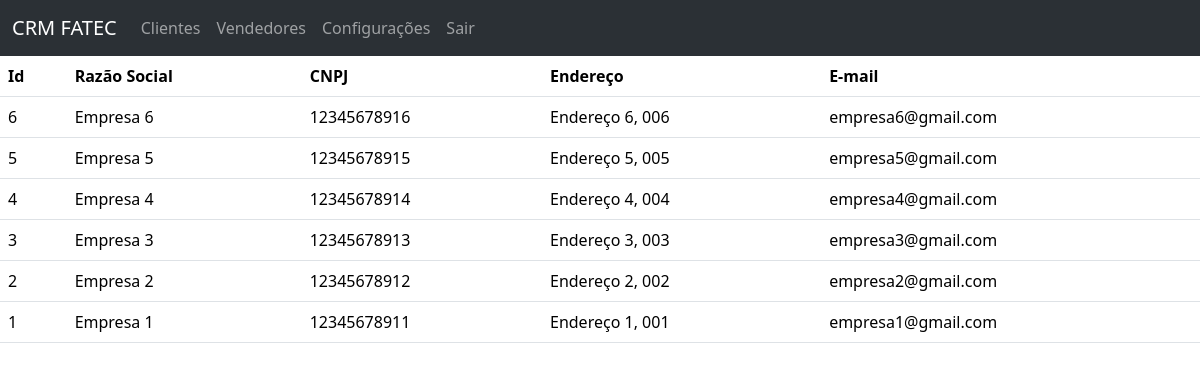
/public/clientes.php, run on the app's committed database.
### tables this page shows
CREATE TABLE IF NOT EXISTS `clientes` (
  `id` int(11) NOT NULL AUTO_INCREMENT,
  `razao` varchar(45) NOT NULL,
  `cnpj` varchar(45) NOT NULL,
  `ramo` varchar(45) NOT NULL,
  `endereco` varchar(45) NOT NULL,
  `email` varchar(45) NOT NULL,
  PRIMARY KEY (`id`)
);

### public/clientes.php (the view, shortened to what this page needs)
<?php
include("../config/config.php");
$consultaClientes = "SELECT * FROM clientes ORDER BY id DESC";
$stmt = $conexao->prepare($consultaClientes);
$stmt->execute();
?>
<!DOCTYPE html>
<html lang="en">
<head>
    <link href="https://cdn.jsdelivr.net/npm/bootstrap@5.3.3/dist/css/bootstrap.min.css" rel="stylesheet"
>
    <link rel="stylesheet" href="../app/class/style.css">
</head>
<body>
    <nav class="navbar navbar-expand-lg bg-body-tertiary" data-bs-theme="dark">
        <div class="container-fluid">
            <a class="navbar-brand" href="#">CRM FATEC</a>
            <div class="collapse navbar-collapse" id="navbarSupportedContent">
                <ul class="navbar-nav me-auto mb-2 mb-lg-0">
                    <li class="nav-item">
                        <a class="nav-link" aria-current="page" href="clientes.php">Clientes</a>
                    </li>
                    <li class="nav-item">
                        <a class="nav-link" href="#">Vendedores</a>
                    </li>
                    <li class="nav-item">
                        <a class="nav-link" href="#">Configurações</a>
                    </li>
                    <li class="nav-item">
                        <a class="nav-link" href="#">Sair</a>
                    </li>
                </ul>
            </div>
        </div>
    </nav>
    <table class="table">
        <thead>
            <tr>
                <th scope="col">Id</th>
                <th scope="col">Razão Social</th>
                <th scope="col">CNPJ</th>
                <th scope="col">Endereço</th>
                <th scope="col">E-mail</th>
            </tr>
        </thead>
        <tbody>
            <?php
            while ($userData = $stmt->fetch(PDO::FETCH_ASSOC)) {
                echo "<tr>";
                echo "<td>" . $userData['id'] . "</td>";
                echo "<td>" . $userData['razao'] . "</td>";
                echo "<td>" . $userData['cnpj'] . "</td>";
                echo "<td>" . $userData['endereco'] . "</td>";
                echo "<td>" . $userData['email'] . "</td>";
            }
            ?>
        </tbody>
    </table>
</body>
</html>

### data on the page
clientes: id "6", razao "Empresa 6", cnpj "12345678916", endereco "Endereço 6, 006", email "empresa6@gmail.com"
clientes: id "5", razao "Empresa 5", cnpj "12345678915", endereco "Endereço 5, 005", email "empresa5@gmail.com"
clientes: id "4", razao "Empresa 4", cnpj "12345678914", endereco "Endereço 4, 004", email "empresa4@gmail.com"
clientes: id "3", razao "Empresa 3", cnpj "12345678913", endereco "Endereço 3, 003", email "empresa3@gmail.com"
clientes: id "2", razao "Empresa 2", cnpj "12345678912", endereco "Endereço 2, 002", email "empresa2@gmail.com"
clientes: id "1", razao "Empresa 1", cnpj "12345678911", endereco "Endereço 1, 001", email "empresa1@gmail.com"
